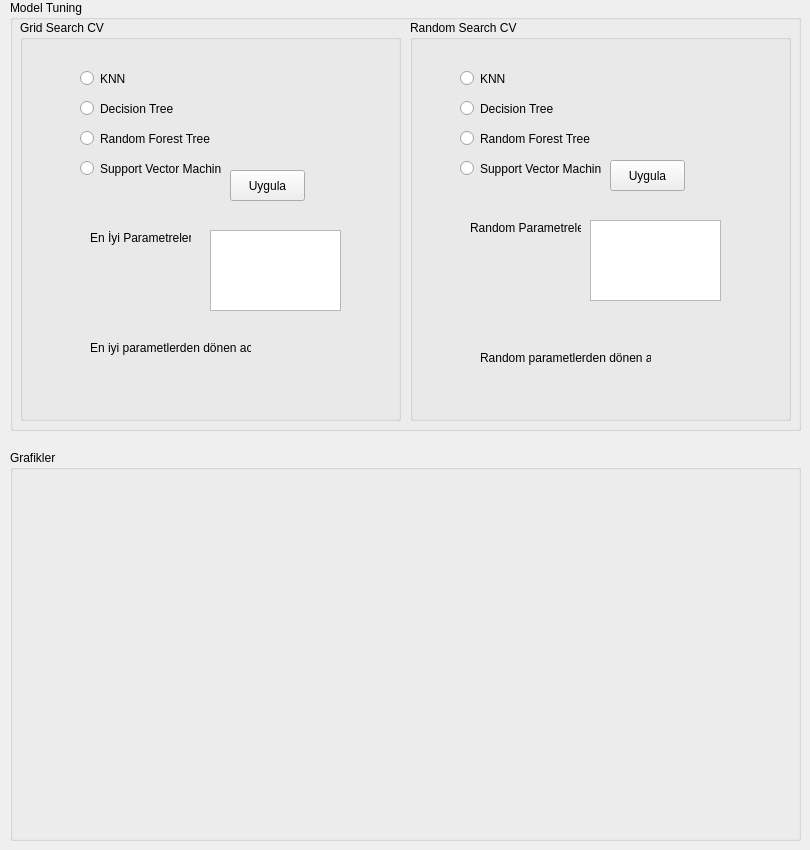
    <widget class="QWidget" name="tab">
     <attribute name="title">
      <string>Grid Search - Random Search</string>
     </attribute>
     <widget class="QGroupBox" name="groupBoxModelTuning">
      <property name="geometry">
       <rect>
        <x>10</x>
        <y>0</y>
        <width>791</width>
        <height>431</height>
       </rect>
      </property>
      <property name="title">
       <string>Model Tuning</string>
      </property>
      <widget class="QGroupBox" name="groupBoxGridSearchCV">
       <property name="geometry">
        <rect>
         <x>10</x>
         <y>20</y>
         <width>381</width>
         <height>401</height>
        </rect>
       </property>
       <property name="title">
        <string>Grid Search CV</string>
       </property>
       <widget class="QRadioButton" name="radioButtonKNNGridSearchCV">
        <property name="geometry">
         <rect>
          <x>60</x>
          <y>50</y>
          <width>82</width>
          <height>17</height>
         </rect>
        </property>
        <property name="text">
         <string>KNN</string>
        </property>
       </widget>
       <widget class="QRadioButton" name="radioButtonDecisionTreeGridSearchCV">
        <property name="geometry">
         <rect>
          <x>60</x>
          <y>80</y>
          <width>101</width>
          <height>17</height>
         </rect>
        </property>
        <property name="text">
         <string>Decision Tree</string>
        </property>
       </widget>
       <widget class="QRadioButton" name="radioButtonRandomForestTreeGridSearchCV">
        <property name="geometry">
         <rect>
          <x>60</x>
          <y>110</y>
          <width>131</width>
          <height>17</height>
         </rect>
        </property>
        <property name="text">
         <string>Random Forest Tree</string>
        </property>
       </widget>
       <widget class="QRadioButton" name="radioButtonSVMGridSearchCV">
        <property name="geometry">
         <rect>
          <x>60</x>
          <y>140</y>
          <width>141</width>
          <height>17</height>
         </rect>
        </property>
        <property name="text">
         <string>Support Vector Machine</string>
        </property>
       </widget>
       <widget class="QPushButton" name="pushButtonGridSearchCV">
        <property name="geometry">
         <rect>
          <x>210</x>
          <y>150</y>
          <width>75</width>
          <height>31</height>
         </rect>
        </property>
        <property name="text">
         <string>Uygula</string>
        </property>
       </widget>
       <widget class="QLabel" name="label_19">
        <property name="geometry">
         <rect>
          <x>70</x>
          <y>210</y>
          <width>101</width>
          <height>16</height>
         </rect>
        </property>
        <property name="text">
         <string>En İyi Parametreler</string>
        </property>
       </widget>
       <widget class="QListWidget" name="listWidgetGridSearchBestParams">
        <property name="geometry">
         <rect>
          <x>190</x>
          <y>210</y>
          <width>131</width>
          <height>81</height>
         </rect>
        </property>
       </widget>
       <widget class="QLabel" name="label_21">
        <property name="geometry">
         <rect>
          <x>70</x>
          <y>320</y>
          <width>161</width>
          <height>16</height>
         </rect>
        </property>
        <property name="text">
         <string>En iyi parametlerden dönen acc:</string>
        </property>
       </widget>
       <widget class="QLabel" name="labelGridSearchAccuracy">
        <property name="geometry">
         <rect>
          <x>230</x>
          <y>320</y>
          <width>91</width>
          <height>16</height>
         </rect>
        </property>
        <property name="text">
         <string/>
        </property>
       </widget>
      </widget>
      <widget class="QGroupBox" name="groupBoxRandomSearch">
       <property name="geometry">
        <rect>
         <x>400</x>
         <y>20</y>
         <width>381</width>
         <height>401</height>
        </rect>
       </property>
       <property name="title">
        <string>Random Search CV</string>
       </property>
       <widget class="QRadioButton" name="radioButtonKNNRandomSearch">
        <property name="geometry">
         <rect>
          <x>50</x>
          <y>50</y>
          <width>82</width>
          <height>17</height>
         </rect>
        </property>
        <property name="text">
         <string>KNN</string>
        </property>
       </widget>
       <widget class="QRadioButton" name="radioButtonRandomForestTreeRandomSearch">
        <property name="geometry">
         <rect>
          <x>50</x>
          <y>110</y>
          <width>131</width>
          <height>17</height>
         </rect>
        </property>
        <property name="text">
         <string>Random Forest Tree</string>
        </property>
       </widget>
       <widget class="QPushButton" name="pushButtonRandomSearchCV">
        <property name="geometry">
         <rect>
          <x>200</x>
          <y>140</y>
          <width>75</width>
          <height>31</height>
         </rect>
        </property>
        <property name="text">
         <string>Uygula</string>
        </property>
       </widget>
       <widget class="QRadioButton" name="radioButtonDecisionTreeRandomSearch">
        <property name="geometry">
         <rect>
          <x>50</x>
          <y>80</y>
          <width>101</width>
          <height>17</height>
         </rect>
        </property>
        <property name="text">
         <string>Decision Tree</string>
        </property>
       </widget>
       <widget class="QRadioButton" name="radioButtonSVMRandomSearch">
        <property name="geometry">
         <rect>
          <x>50</x>
          <y>140</y>
          <width>141</width>
          <height>17</height>
         </rect>
        </property>
        <property name="text">
         <string>Support Vector Machine</string>
        </property>
       </widget>
       <widget class="QLabel" name="label_20">
        <property name="geometry">
         <rect>
          <x>60</x>
          <y>200</y>
          <width>111</width>
          <height>16</height>
         </rect>
        </property>
        <property name="text">
         <string>Random Parametreler</string>
        </property>
       </widget>
       <widget class="QListWidget" name="listWidgetRandomSearchParams">
        <property name="geometry">
         <rect>
          <x>180</x>
          <y>200</y>
          <width>131</width>
          <height>81</height>
         </rect>
        </property>
       </widget>
       <widget class="QLabel" name="label_22">
        <property name="geometry">
         <rect>
          <x>70</x>
          <y>330</y>
          <width>171</width>
          <height>16</height>
         </rect>
        </property>
        <property name="text">
         <string>Random parametlerden dönen acc:</string>
        </property>
       </widget>
       <widget class="QLabel" name="labelRandomSearchAccuracy">
        <property name="geometry">
         <rect>
          <x>250</x>
          <y>330</y>
          <width>71</width>
          <height>16</height>
         </rect>
        </property>
        <property name="text">
         <string/>
        </property>
       </widget>
      </widget>
     </widget>
     <widget class="QGroupBox" name="groupBoxModelTunedGraphs">
      <property name="geometry">
       <rect>
        <x>10</x>
        <y>450</y>
        <width>791</width>
        <height>391</height>
       </rect>
      </property>
      <property name="title">
       <string>Grafikler</string>
      </property>
      <widget class="QLabel" name="labelModelTuningConfusionMatrix">
       <property name="geometry">
        <rect>
         <x>40</x>
         <y>80</y>
         <width>321</width>
         <height>241</height>
        </rect>
       </property>
       <property name="text">
        <string/>
       </property>
       <property name="scaledContents">
        <bool>true</bool>
       </property>
      </widget>
      <widget class="QLabel" name="labelModelTuningRocCurve">
       <property name="geometry">
        <rect>
         <x>430</x>
         <y>80</y>
         <width>321</width>
         <height>241</height>
        </rect>
       </property>
       <property name="text">
        <string/>
       </property>
       <property name="scaledContents">
        <bool>true</bool>
       </property>
      </widget>
     </widget>
    </widget>
